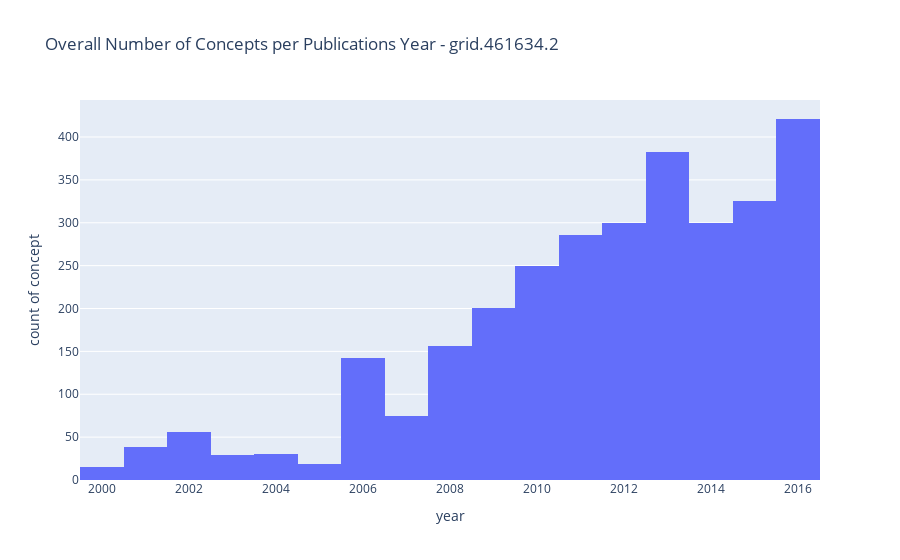

Source (notebook cell):
### Markdown cell above
We are going to retrieve all publications based on the GRID and years-range previously selected, and then extract all `concepts` related to each of these publications. 
It is important to remember that the list of concepts the API returns for each publication is ordered by most-relevant first, e.g. 
```
{'concepts': ['intermediates', 'metabolic pathways', 'pathway', 'enzyme molecules','molecules', 'active center', etc..]}
```

In other words, **relevancy scores are implicit**. So, in order to combine concepts from multiple publications, we will assign them a score automatically based on the position a concept has in the list (=the first concept gets the highest number). 

We also add two parameters that can modified to improve the extraction
* the number of concepts to extract per publications 
* a list of words to exclude from the concepts

### Code cell
#@markdown Please update the parameters as needed

#@markdown Concept names to ignore - comma separated
ignore = "process, design"  #@param {type: "string"}
#@markdown Max number of concepts for each publication
max_concepts = 10 #@param {type: "slider", min: 1, max: 50}

#@markdown ---


query = f"""
search publications 
    where research_orgs.id = "{GRIDID}"
    and year in [{YEAR_START}:{YEAR_END}]
    return publications[id+concepts+year]
"""


def cleanup_terms(concepts):
    blacklist = ignore.split(",")
    o = []
    for x in concepts:
        if x.lower() not in blacklist and (not x.isupper()):
            o.append(x)
    return o
        
def concepts_extractor(dsl_results, cleanup=True, n=20):
    df = pd.DataFrame(columns=['concept', 'score', 'year', 'pubid'])
    for x in dsl_results:
        if 'concepts' in x:
            concepts = x['concepts'][:n]
            if cleanup:
                concepts = cleanup_terms(concepts)
            if concepts:
                llen = len(concepts)
                scores = list(range(1, llen+1))[::-1] # highest score first
                years = [x["year"]] * llen
                pubids = [x["id"]] * llen
                z = list(zip(concepts, scores, years, pubids))
                d = [{'concept': a, 'score': b, 'year': c, 'pubid': d} for a,b,c,d in z]
                df = df.append(d, sort=True)
    return df


print("===\nRetrieving Publications.. ")
data = dsl.query_iterative(query)
print("===\nExtracting Concepts.. ")
df = concepts_extractor(data.publications, True, max_concepts)
print("===\nFound (total):", len(df))
print("===\nFound (unique):", len(df.drop_duplicates('concept')))

#
# summary chart
print("===\nCreating summary chart..")
px.histogram(df, x="year", y="concept", title=f"Overall Number of Concepts per Publications Year - {GRIDID}")

### Figure 1 — Plotly figure (JSON) as saved in the notebook; plotly's stock layout.template omitted (floating-point values rounded to 4 significant figures; data arrays with more than 128 entries replaced by an {"elided": "..."} marker saying what was removed)
{"data": [{"alignmentgroup": "True", "bingroup": "x", "hoverlabel": {"namelength": 0}, "hovertemplate": "year=%{x}<br>count of concept=%{y}", "legendgroup": "", "marker": {"color": "#636efa"}, "name": "", "offsetgroup": "", "orientation": "v", "showlegend": false, "type": "histogram", "x": {"elided": "3025 int values"}, "xaxis": "x", "y": {"elided": "3025 str values"}, "yaxis": "y"}], "layout": {"autosize": true, "barmode": "relative", "legend": {"tracegroupgap": 0}, "title": {"text": "Overall Number of Concepts per Publications Year - grid.461634.2"}, "xaxis": {"anchor": "y", "autorange": true, "domain": [0, 1], "range": [2000.0, 2016.0], "title": {"text": "year"}, "type": "linear"}, "yaxis": {"anchor": "x", "autorange": true, "domain": [0, 1], "range": [0, 443.2], "title": {"text": "count of concept"}, "type": "linear"}}}
